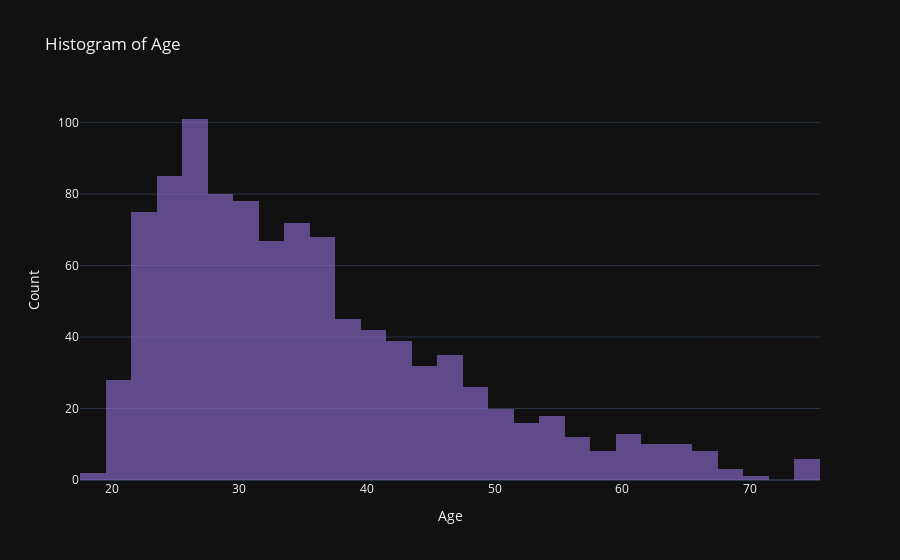
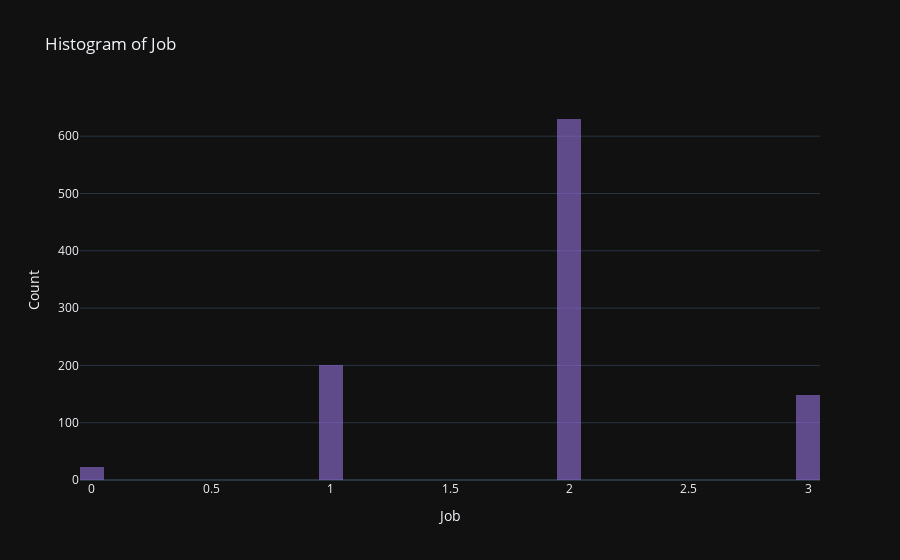
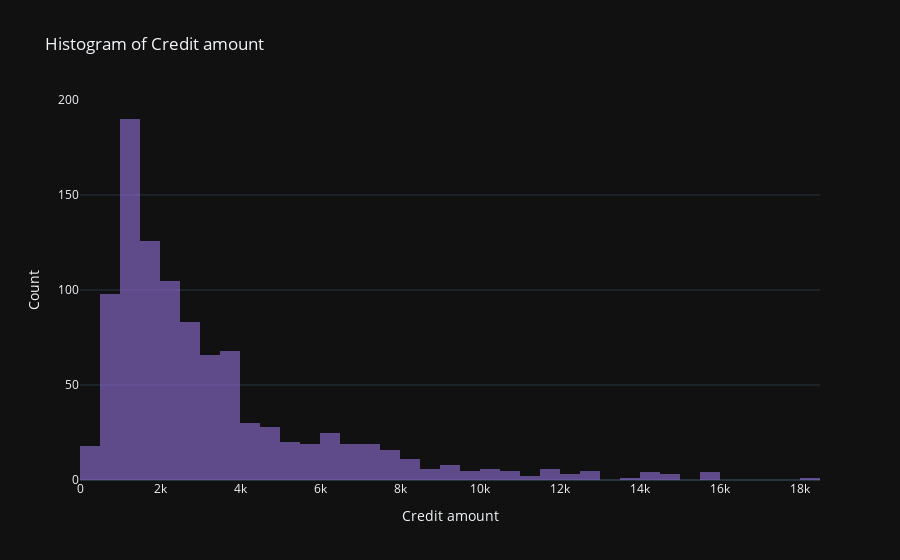
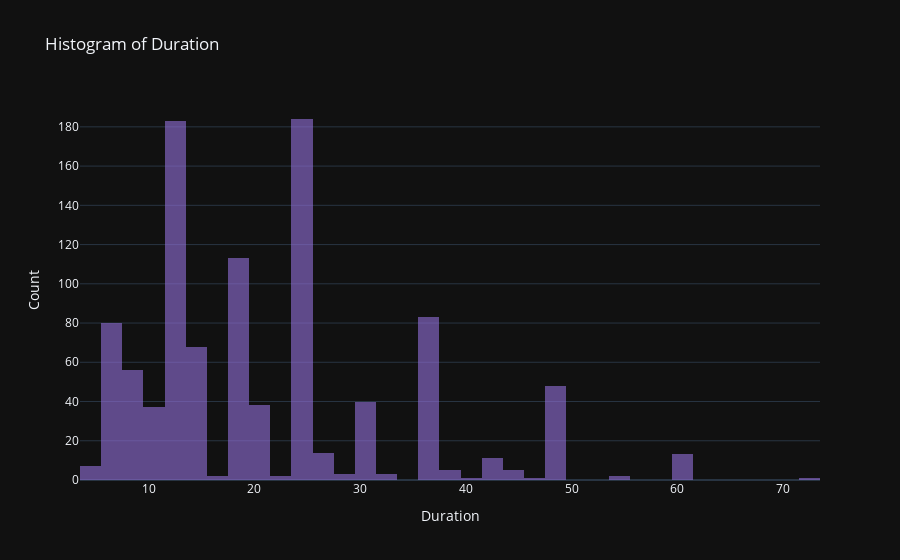

Notebook code cell kept with these figures, in order:
### Markdown cell above
Distribution plot highlights a class imbalance in the target variable

___

### Code cell
# 1. Identify numerical columns (excluding any “Unnamed: 0” column)
num_cols = [
    col 
    for col in df.columns 
    if df[col].dtype != 'O' and col != 'Unnamed: 0'
]
print('Number of numerical variables:', len(num_cols))

# 2a. Using Plotly Express histograms
for col in num_cols:
    fig = px.histogram(
        df,
        x=col,
        nbins=50,
        title=f'Histogram of {col}',
        opacity=0.6,
        color_discrete_sequence=['mediumpurple']
    )
    fig.update_layout(
        xaxis_title=col,
        yaxis_title='Count'
    )
    py.offline.iplot(fig)

### Figure 1 — Plotly figure (JSON) as saved in the notebook; plotly's stock layout.template omitted (floating-point values rounded to 4 significant figures; data arrays with more than 128 entries replaced by an {"elided": "..."} marker saying what was removed)
{"data": [{"bingroup": "x", "hovertemplate": "Age=%{x}<br>count=%{y}<extra></extra>", "legendgroup": "", "marker": {"color": "mediumpurple", "opacity": 0.6, "pattern": {"shape": ""}}, "name": "", "nbinsx": 50, "orientation": "v", "showlegend": false, "type": "histogram", "x": {"elided": "1000 int values"}, "xaxis": "x", "yaxis": "y"}], "layout": {"barmode": "relative", "legend": {"tracegroupgap": 0}, "title": {"text": "Histogram of Age"}, "xaxis": {"anchor": "y", "domain": [0, 1], "title": {"text": "Age"}}, "yaxis": {"anchor": "x", "domain": [0, 1], "title": {"text": "Count"}}}}

### Figure 2 — Plotly figure (JSON) as saved in the notebook; plotly's stock layout.template omitted (floating-point values rounded to 4 significant figures; data arrays with more than 128 entries replaced by an {"elided": "..."} marker saying what was removed)
{"data": [{"bingroup": "x", "hovertemplate": "Job=%{x}<br>count=%{y}<extra></extra>", "legendgroup": "", "marker": {"color": "mediumpurple", "opacity": 0.6, "pattern": {"shape": ""}}, "name": "", "nbinsx": 50, "orientation": "v", "showlegend": false, "type": "histogram", "x": {"elided": "1000 int values"}, "xaxis": "x", "yaxis": "y"}], "layout": {"barmode": "relative", "legend": {"tracegroupgap": 0}, "title": {"text": "Histogram of Job"}, "xaxis": {"anchor": "y", "domain": [0, 1], "title": {"text": "Job"}}, "yaxis": {"anchor": "x", "domain": [0, 1], "title": {"text": "Count"}}}}

### Figure 3 — Plotly figure (JSON) as saved in the notebook; plotly's stock layout.template omitted (floating-point values rounded to 4 significant figures; data arrays with more than 128 entries replaced by an {"elided": "..."} marker saying what was removed)
{"data": [{"bingroup": "x", "hovertemplate": "Credit amount=%{x}<br>count=%{y}<extra></extra>", "legendgroup": "", "marker": {"color": "mediumpurple", "opacity": 0.6, "pattern": {"shape": ""}}, "name": "", "nbinsx": 50, "orientation": "v", "showlegend": false, "type": "histogram", "x": {"elided": "1000 int values"}, "xaxis": "x", "yaxis": "y"}], "layout": {"barmode": "relative", "legend": {"tracegroupgap": 0}, "title": {"text": "Histogram of Credit amount"}, "xaxis": {"anchor": "y", "domain": [0, 1], "title": {"text": "Credit amount"}}, "yaxis": {"anchor": "x", "domain": [0, 1], "title": {"text": "Count"}}}}

### Figure 4 — Plotly figure (JSON) as saved in the notebook; plotly's stock layout.template omitted (floating-point values rounded to 4 significant figures; data arrays with more than 128 entries replaced by an {"elided": "..."} marker saying what was removed)
{"data": [{"bingroup": "x", "hovertemplate": "Duration=%{x}<br>count=%{y}<extra></extra>", "legendgroup": "", "marker": {"color": "mediumpurple", "opacity": 0.6, "pattern": {"shape": ""}}, "name": "", "nbinsx": 50, "orientation": "v", "showlegend": false, "type": "histogram", "x": {"elided": "1000 int values"}, "xaxis": "x", "yaxis": "y"}], "layout": {"barmode": "relative", "legend": {"tracegroupgap": 0}, "title": {"text": "Histogram of Duration"}, "xaxis": {"anchor": "y", "domain": [0, 1], "title": {"text": "Duration"}}, "yaxis": {"anchor": "x", "domain": [0, 1], "title": {"text": "Count"}}}}
